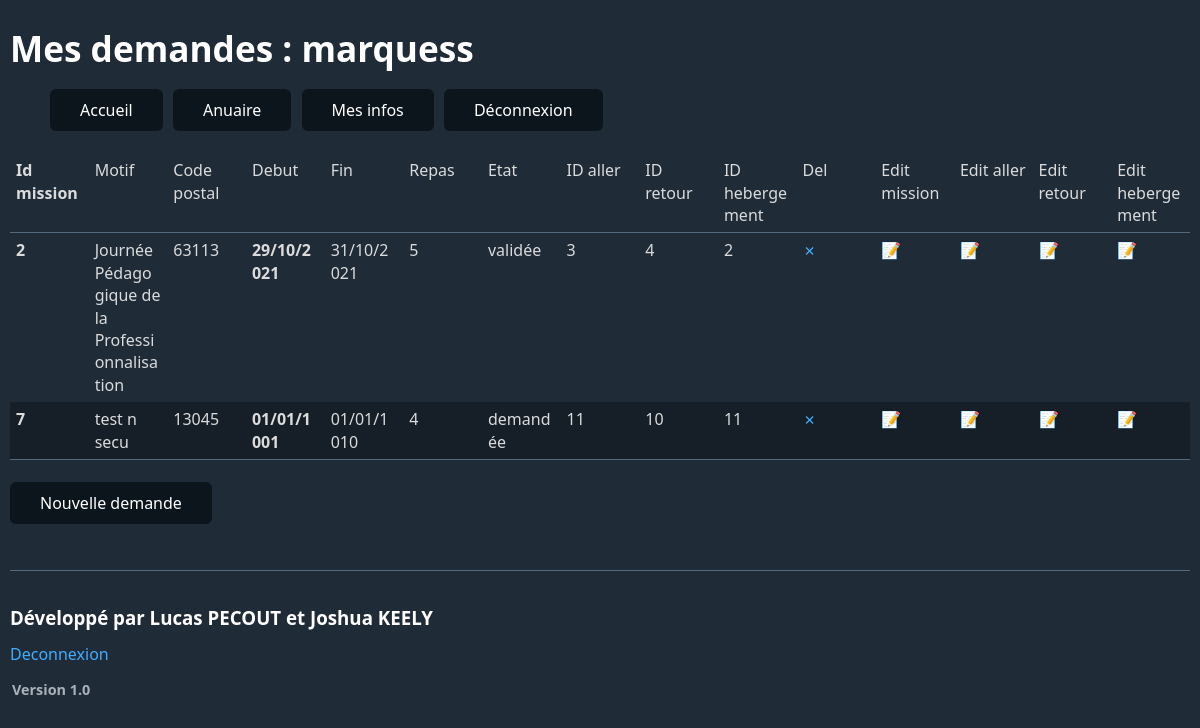
The page /mesdemandes (signed in) on the database its author committed.
### tables this page shows
CREATE TABLE "enseignants" (
	"secu"	varchar(15),
	"nom"	varchar(50) NOT NULL,
	"prenom"	varchar(50) NOT NULL,
	"naissance"	date,
	"email"	varchar(100) NOT NULL UNIQUE,
	"tel"	varchar(10),
	"urgence"	varchar(100),
	"login"	varchar(8),
	FOREIGN KEY("login") REFERENCES "comptes"("login"),
	PRIMARY KEY("secu")
);

CREATE TABLE "missions" (
	"id"	INTEGER,
	"motif"	varchar(100) NOT NULL,
	"code"	varchar(6) NOT NULL,
	"debut"	date NOT NULL,
	"fin"	date NOT NULL,
	"etat"	varchar(10),
	"secu"	varchar(15),
	"id_aller"	INTEGER,
	"id_retour"	INTEGER,
	"id_hebergement"	INTEGER,
	"repas"	INTEGER,
	FOREIGN KEY("code") REFERENCES "villes"("code"),
	PRIMARY KEY("id"),
	FOREIGN KEY("id_retour") REFERENCES "transports"("id"),
	FOREIGN KEY("secu") REFERENCES "enseignants"("secu"),
	FOREIGN KEY("id_aller") REFERENCES "transports"("id"),
	FOREIGN KEY("id_hebergement") REFERENCES "hebergements"("id")
);

### app.py (the view)
@app.route('/mesdemandes', methods=['GET', 'POST'])
@db.login_required
def mesdemandes():
    infos = db.get_infos(session['login'])
    return render_template('mesdemandes.html',user=session['login'], infos=db.get_demande(infos["secu"]))

### db.py (called while the page is built)
def get_db():
    if 'db' not in g:
        g.db = sqlite3.connect(current_app.config['DATABASE'])
        g.db.row_factory = sqlite3.Row
        current_app.logger.info(f'Connexion à la BDD')
    return g.db

def login_required(f):
    @wraps(f)
    def wrap(*args, **kwargs):
        if 'login' in session:
            return f(*args, **kwargs)
        flash("Veuillez vous identifier")
        return redirect(url_for('login'))
    return wrap

def get_infos(login):
    db = get_db()
    cursor = db.cursor()
    cursor.execute("""SELECT secu,login,prenom,nom,strftime("%d/%m/%Y", naissance) AS naissance,email,tel,urgence FROM enseignants WHERE login = :login""",{'login': login})
    return cursor.fetchone()

def get_demande(secu):
    db = get_db()
    cursor = db.cursor()
    cursor.execute("""SELECT id,motif,code,strftime("%d/%m/%Y", debut) AS debut, strftime("%d/%m/%Y", fin) AS fin,repas,id_aller,id_retour,id_hebergement,etat,secu FROM missions WHERE secu = :secu""",{'secu': secu})
    return cursor.fetchall()

### templates/mesdemandes.html (shortened to what this page needs)
{% extends 'layout.html' %}
{% block main %}
<h1>Mes demandes : {{ user }}</h1>
<ul>
    <button onclick="window.location.href = '/';">Accueil</button>
    <button onclick="window.location.href = '/anuaire';">Anuaire</button>
    <button onclick="window.location.href = '/mesinfos';">Mes infos</button>
    <button onclick="window.location.href = '/logout';">Déconnexion</button>
</ul>
<table>
    <thead>
    <tr>
        <th>Id mission</th>
        <td>Motif</td>
        <td>Code postal</td>
        <td>Debut</td>
        <td>Fin</td>
        <td>Repas</td>
        <td>Etat</td>
        <td>ID aller</td>
        <td>ID retour</td>
        <td>ID hebergement</td>
        <td>Del</td>
        <td>Edit mission</td>
        <td>Edit aller</td>
        <td>Edit retour</td>
        <td>Edit hebergement</td>
    </tr>
    </thead>
    <tbody>
    {% for u in infos %}
    <tr>
        <th>{{ u["id"] }}</th>
        <td>{{ u["motif"] }}</td>
        <td>{{ u["code"] }}</td>
        <th>{{ u["debut"] }}</th>
        <td>{{ u["fin"] }}</td>
        <td>{{ u["repas"] }}</td>
        <td>{{ u["etat"] }}</td>
        <td>{{ u["id_aller"] }}</td>
        <td>{{ u["id_retour"] }}</td>
        <td>{{ u["id_hebergement"] }}</td>
        <td><a href="/mesdemandes/del/{{ u['id'] }}">&cross;</a></td>
        <td><a href="/demande/edit/{{ u['id'] }}">&#128221;</a></td>
        <td><a href="/transports/edit/{{ u['id_aller'] }}">&#128221;</a></td>
        <td><a href="/transports/edit/{{ u['id_retour'] }}">&#128221;</a></td>
        <td><a href="/hebergement/edit/{{ u['id_hebergement'] }}">&#128221;</a></td>
    </tr>
    {% endfor %}
    </tbody>
    <tfoot>
    <tr>
        <th colspan="7"></th>
    </tr>
    </tfoot>
</table>
<button onclick="window.location.href = '/mesdemandes/add/{{ user }}';">Nouvelle demande</button>
{% endblock %}

### static/css/dark.css (style rules this page uses)
:root { --background-body: #202b38; --background: #161f27; --background-alt: #1a242f; --selection: #1c76c5; --text-main: #dbdbdb; --text-bright: #fff; --text-muted: #a9b1ba; --links: #41adff; --focus: #0096bfab; --border: #526980; --code: #ffbe85; --animation-duration: 0.1s; --button-base: #0c151c; --button-hover: #040a0f; --scrollbar-thumb: var(--button-hover); --scrollbar-thumb-hover: rgb(0, 0, 0); --form-placeholder: #a9a9a9; --form-text: #fff; --variable: #d941e2; --highlight: #efdb43; }
html { scrollbar-color: #040a0f #202b38; scrollbar-color: var(--scrollbar-thumb) var(--background-body); scrollbar-width: thin; }
body { font-family: system-ui, -apple-system, BlinkMacSystemFont, 'Segoe UI', 'Roboto', 'Oxygen', 'Ubuntu', 'Cantarell', 'Fira Sans', 'Droid Sans', 'Helvetica Neue', 'Segoe UI Emoji', 'Apple Color Emoji', 'Noto Color Emoji', sans-serif; line-height: 1.4; max-width: 1200px; margin: 3px auto; padding: 0 10px; word-wrap: break-word; color: #dbdbdb; color: var(--text-main); background: #202b38; background: var(--background-body); text-rendering: optimizeLegibility; }
button { transition: background-color 0.1s linear, border-color 0.1s linear, color 0.1s linear, box-shadow 0.1s linear, transform 0.1s ease; transition: background-color var(--animation-duration) linear, border-color var(--animation-duration) linear, color var(--animation-duration) linear, box-shadow var(--animation-duration) linear, transform var(--animation-duration) ease; }
h1 { font-size: 2.2em; margin-top: 0; }
h1, h2, h3, h4, h5, h6 { margin-bottom: 12px; margin-top: 24px; }
h1 { color: #fff; color: var(--text-bright); }
h1, h2, h3, h4, h5, h6, b, strong, th { font-weight: 600; }
button, select, input[type='submit'], input[type='reset'], input[type='button'], input[type='checkbox'], input[type='range'], input[type='radio'] { cursor: pointer; }
button { color: #fff; color: var(--form-text); background-color: #161f27; background-color: var(--background); font-family: inherit; font-size: inherit; margin-right: 6px; margin-bottom: 6px; padding: 10px; border: none; border-radius: 6px; outline: none; }
button { background-color: #0c151c; background-color: var(--button-base); padding-right: 30px; padding-left: 30px; }
input:not([type='checkbox']):not([type='radio']), input[type='range'], select, button, textarea { -webkit-appearance: none; }
::placeholder { color: #a9a9a9; color: var(--form-placeholder); }
a { text-decoration: none; color: #41adff; color: var(--links); }
table { border-collapse: collapse; margin-bottom: 10px; width: 100%; table-layout: fixed; }
td, th { padding: 6px; text-align: left; vertical-align: top; word-wrap: break-word; }
thead { border-bottom: 1px solid #526980; border-bottom: 1px solid var(--border); }
tfoot { border-top: 1px solid #526980; border-top: 1px solid var(--border); }
tbody tr:nth-child(even) { background-color: #161f27; background-color: var(--background); }

### rows shown on the page
enseignants: login "marquess"
missions: id "2", motif "Journée Pédagogique de la Professionnalisation", code "63113", debut "29/10/2021", fin "31/10/2021", repas "5", etat "validée", id_aller "3", id_retour "4", id_hebergement "2"
missions: id "7", motif "test n secu", code "13045", debut "01/01/1001", fin "01/01/1010", repas "4", etat "demandée", id_aller "11", id_retour "10", id_hebergement "11"
